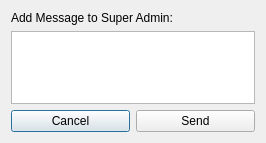
<?xml version="1.0" encoding="UTF-8"?>
<ui version="4.0">
 <class>Dialog</class>
 <widget class="QDialog" name="Dialog">
  <property name="geometry">
   <rect>
    <x>0</x>
    <y>0</y>
    <width>266</width>
    <height>143</height>
   </rect>
  </property>
  <property name="windowTitle">
   <string>Dialog</string>
  </property>
  <layout class="QGridLayout" name="gridLayout">
   <item row="0" column="0" colspan="2">
    <widget class="QLabel" name="label_2">
     <property name="text">
      <string>Add Message to Super Admin:</string>
     </property>
    </widget>
   </item>
   <item row="1" column="0" colspan="2">
    <widget class="QTextEdit" name="textEdit"/>
   </item>
   <item row="2" column="0">
    <widget class="QPushButton" name="pushButton">
     <property name="text">
      <string>Cancel</string>
     </property>
    </widget>
   </item>
   <item row="2" column="1">
    <widget class="QPushButton" name="pushButton_2">
     <property name="text">
      <string>Send</string>
     </property>
    </widget>
   </item>
  </layout>
 </widget>
 <resources/>
 <connections/>
</ui>
